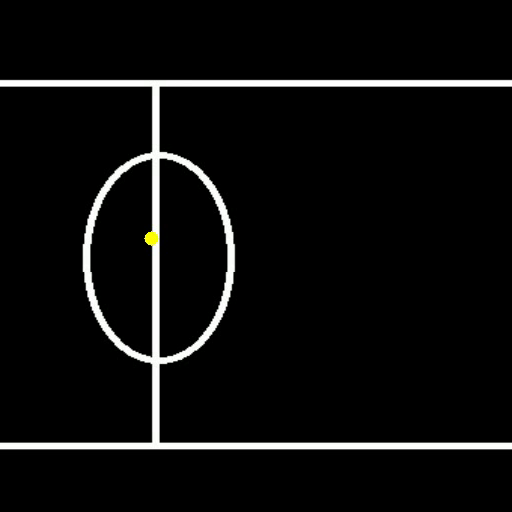
#> input picture frame 50 of res.avi, 512 x 512 px, given in place of v4.wmv, which was not available
$ python feuture.py
#> lines starting #> are read from the running program, lines starting #| are printed output that depends on the picture; pictures that were not available may be replaced by others from this repository, and a replacement may not be noted
#> in process_img, c is the input picture: shape (512, 512, 3); mean B, G, R 12.8, 13, 12.9
### detect2.py
import cv2
import numpy as np


class detection:
    #detect first frame and his feautures
    def __init__(self,im1,):
        self.im1=im1
        self.detector = cv2.xfeatures2d.SIFT_create()
        self.matcher = cv2.FlannBasedMatcher(
                dict(algorithm=0,tress=5),dict())

        self.kp1, self.des1 = self.detector.detectAndCompute(
                self.im1,None)
#> self.kp1 = 143 keypoints; strongest (x, y, size): (153, 238, 11.1), (156, 85, 8.8), (156, 155, 11.2), (156, 360, 11.2)
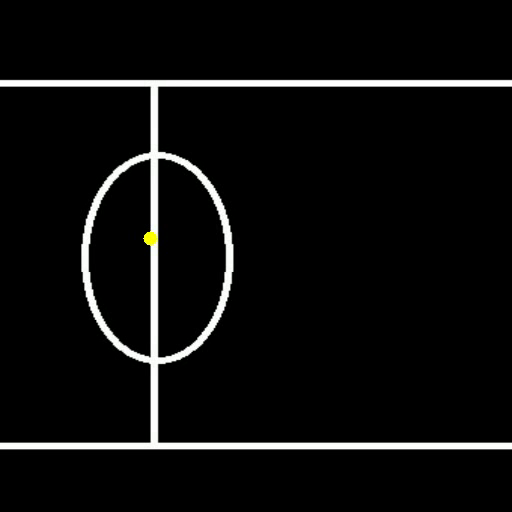
#> input picture frame 51 of res.avi, 512 x 512 px, given in place of v4.wmv, which was not available
#> further down, sec is the input picture: shape (512, 512, 3); mean B, G, R 12.8, 13, 13

        self.point=np.float32([[175,242]])


    #detect , match points, extract best points( points has low variation
    # becuase we programe in video with frames) , compute the matrix,
    #and change the point coordinates and last step
    #to switch between first and second frame
    def dnd(self,im2):
        kp2, des2 = self.detector.detectAndCompute(im2,None)
#> kp2 = 152 keypoints; strongest (x, y, size): (151, 238, 10.8), (154, 85, 8.9), (154, 444, 9.1), (154, 155, 11.3)

        matches = self.matcher.knnMatch(self.des1,des2,k=2)
#> matches = 143 matches

        good = []
        for m,n in matches:
            if m.distance < 0.6*n.distance:
                good.append([m])
#> this loop made 143 passes
#> after the loop, good = 40 matches

        img3 = cv2.drawMatchesKnn(self.im1,self.kp1,im2,kp2
                                  ,good,None,flags=cv2.DrawMatchesFlags_NOT_DRAW_SINGLE_POINTS)
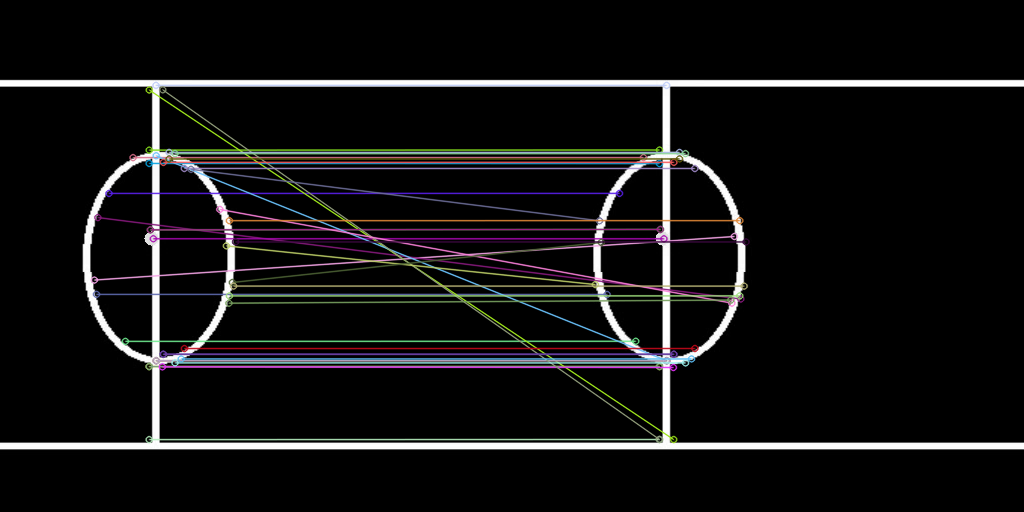
#> img3: shape (512, 1024, 3); mean of channels 0, 1, 2 19, 18.5, 19.2; drawn as B, G, R

        points = np.zeros((len(good), 4), dtype=np.float32)
#> points = 40 rows, first 6: [0, 0, 0, 0], [0, 0, 0, 0], [0, 0, 0, 0], [0, 0, 0, 0], [0, 0, 0, 0], [0, 0, 0, 0]

        for i, m in enumerate(good):

            points[i, :2] = self.kp1[m[0].queryIdx].pt    #gives index of the descriptor in the list of query descriptors
            points[i, 2:] = kp2[m[0].trainIdx].pt    #gives index of the descriptor in the list of train descriptors
#> this loop made 40 passes
#> after the loop, points = 40 rows, first 6: [93.85, 279.6, 221.9, 236], [96.01, 293.9, 94.62, 294], [97.35, 217.1, 228.3, 298.5], [108.5, 192.9, 107, 192.9], [124.9, 340.9, 123.3, 340.8], [132.5, 157.1, 131, 157.1]


        l1=points[:,:2].astype(np.float32)
#> l1 = 40 pairs, first value 93.85 to 235, second value 84.87 to 439.1
        l2=points[:,2:].astype(np.float32)
#> l2 = 40 pairs, first value 82.9 to 233.6, second value 84.88 to 439
        h,mask=cv2.findHomography(l1, l2, cv2.RANSAC,5.0)
#> h = [[0.997, -0.00057, -1.33], [-0.000936, 0.997, 0.311], [-5.96e-06, -4.58e-06, 1]]; mask = 40 values, max 1 at index 1, min 0 at index 0, mean 0.75

        self.mapp(h)


        self.des1=des2
        self.kp1=kp2
        self.im1=im2
        return img3

    @staticmethod
    def process_img(img):
        c=img.copy()
        c=cv2.resize(c,(512,512))
        c=cv2.cvtColor(c,cv2.COLOR_BGR2GRAY)

        return c

    def mapp(self,h):
        #sometimes it fails to detect the matrix
        if type(h)==type(None):
            return
        ds=cv2.perspectiveTransform(self.point[None,:,:],h)
#> ds = [[173.4, 241.9]]

        x=ds[0][0][0]
#> x = 173.4
        y=ds[0][0][1]
#> y = 241.9


        self.point[0,1]=y
        self.point[0,0]=x


### feuture.py
import cv2
import numpy as np
from detect2 import detection

cap =cv2.VideoCapture('v4.wmv')


out = cv2.VideoWriter('res.avi',cv2.VideoWriter_fourcc("X", "V", "I", "D"),20, (512,512))

first= detection.process_img(cap.read()[1])
pro=detection(first)


while True:
    ret,sec = cap.read()


    if ret==False:
        break

    sec=detection.process_img(sec)

    copy=sec.copy()
    copy=cv2.cvtColor(copy,cv2.COLOR_GRAY2BGR)

    img3=pro.dnd(sec)
#> in dnd, `self.kp1=kp2`: self.kp1 has the same summary as kp2


    cv2.circle(copy,(pro.point[0,0],pro.point[0,1]),7,(0,255,255),-1)
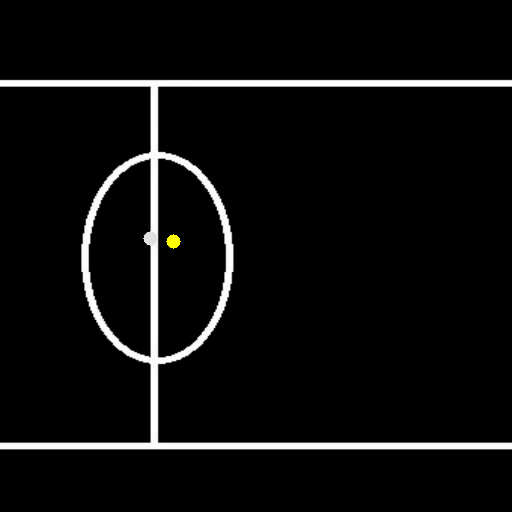
#> copy: shape (512, 512, 3); mean B, G, R 13, 13.1, 13.1
    cv2.imshow('sss',copy)
    cv2.imshow('sss2',img3)
    out.write(copy)
    if cv2.waitKey(1) & 0xFF == ord('q'):
#> (key q is pressed here)
        break

cap.release()
out.release()
cv2.destroyAllWindows()

$ run again, starting later in the video
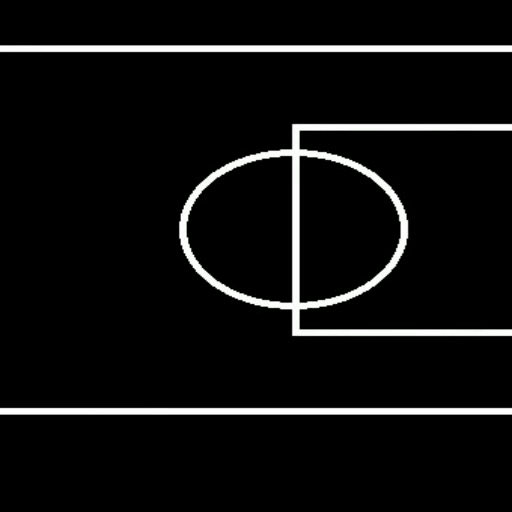
#> input picture frame 225 of res.avi, 512 x 512 px, given in place of v4.wmv, which was not available
#> in process_img, c is the input picture: shape (512, 512, 3); mean B, G, R 14.6, 14.7, 14.7
#> c: shape (512, 512)
#> in __init__, `self.kp1, self.des1 = self.detector.detectAndCompute( self.im1,None)`: self.kp1 = 176 keypoints; strongest (x, y, size): (297, 331, 7.7), (283, 152, 5.5), (296, 306, 11.2), (296, 152, 11)
#> kp2 = 171 keypoints; strongest (x, y, size): (297, 331, 7.7), (283, 152, 5.5), (296, 306, 11.2), (296, 152, 11)
#> matches = 176 matches
#> after the loop in dnd, `for m,n in matches:`: good = 167 matches
#> in dnd, `img3 = cv2.drawMatchesKnn(self.im1,self.kp1,im2,kp2 ,good,None,flags=c..`:
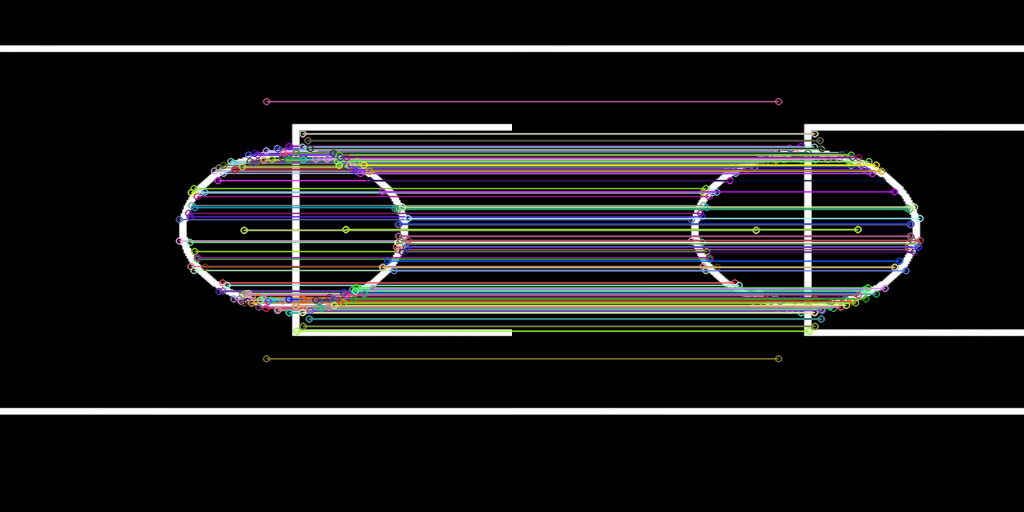
#> img3: shape (512, 1024, 3); mean of channels 0, 1, 2 27.8, 27.6, 28; drawn as B, G, R
#> in dnd, `points = np.zeros((len(good), 4), dtype=np.float32)`: points = 167 rows, first 6: [0, 0, 0, 0], [0, 0, 0, 0], [0, 0, 0, 0], [0, 0, 0, 0], [0, 0, 0, 0], [0, 0, 0, 0]
#> after the loop in dnd, `for i, m in enumerate(good):`: points = 167 rows, first 6: [178.9, 240.5, 178.9, 240.5], [178.9, 219.1, 178.9, 219.1], [188.2, 212.9, 188.2, 212.9], [189.6, 216.3, 189.6, 216.3], [189.6, 241.8, 189.6, 241.8], [190.5, 266, 190.5, 266]
#> l1 = 167 pairs, first value 178.9 to 407.6, second value 101.1 to 358.3
#> l2 has the same summary as l1
#> h = [[1, 0.000148, -0.0145], [-2.46e-05, 1, -0.0153], [-2.36e-07, 4.23e-07, 1]]; mask = 167 values from 1 to 1
#> ds = [[175, 242]]
#> x = 175
#> y = 242
#> in dnd, `self.kp1=kp2`: self.kp1 has the same summary as kp2
#> `cv2.circle(copy,(pro.point[0,0],pro.point[0,1]),7,(0,255,255),-1)`:
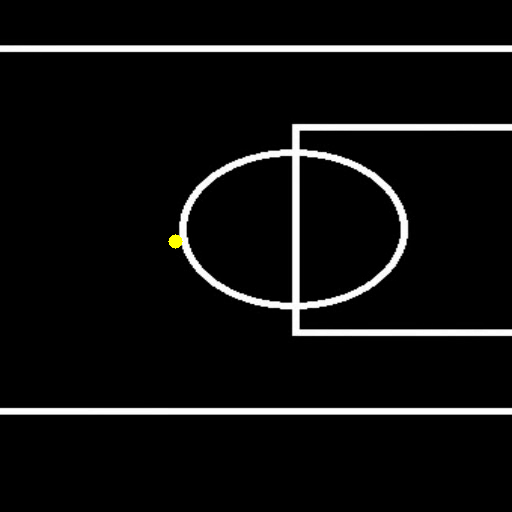
#> copy: shape (512, 512, 3); mean B, G, R 14.7, 14.8, 14.8

$ run again, starting later in the video
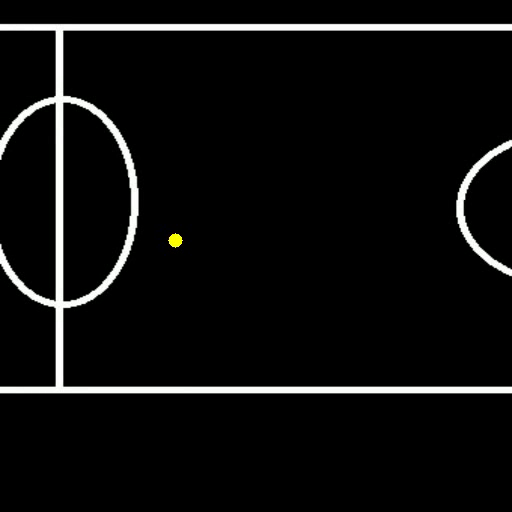
#> input picture frame 401 of res.avi, 512 x 512 px, given in place of v4.wmv, which was not available
#> in process_img, c is the input picture: shape (512, 512, 3); mean B, G, R 13.3, 13.6, 13.5
#> c: shape (512, 512)
#> in __init__, `self.kp1, self.des1 = self.detector.detectAndCompute( self.im1,None)`: self.kp1 = 200 keypoints; strongest (x, y, size): (175, 240, 8.9), (59, 29, 9.2), (59, 304, 11.3), (59, 99, 11.3)
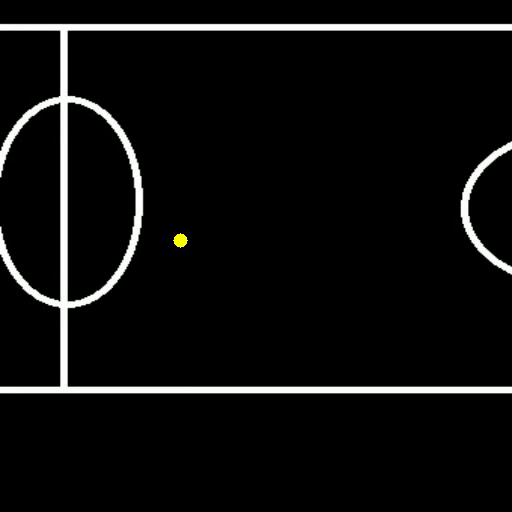
#> input picture frame 402 of res.avi, 512 x 512 px, given in place of v4.wmv, which was not available
#> sec is the input picture: shape (512, 512, 3); mean B, G, R 13.4, 13.6, 13.6
#> kp2 = 206 keypoints; strongest (x, y, size): (180, 240, 8.8), (64, 29, 8.9), (64, 99, 11.1), (64, 304, 11.1)
#> matches = 200 matches
#> after the loop in dnd, `for m,n in matches:`: good = 58 matches
#> in dnd, `points = np.zeros((len(good), 4), dtype=np.float32)`: points = 58 rows, first 6: [0, 0, 0, 0], [0, 0, 0, 0], [0, 0, 0, 0], [0, 0, 0, 0], [0, 0, 0, 0], [0, 0, 0, 0]
#> the loop in dnd, `for i, m in enumerate(good): ` made 58 passes
#> after the loop in dnd, `for i, m in enumerate(good):`: points = 58 rows, first 6: [3.04, 150.4, 4.31, 245.6], [28.3, 284.7, 33.08, 285], [36.04, 302.4, 40.59, 302.5], [37.02, 112, 41.44, 112], [43.52, 298.5, 48.01, 298.4], [46.43, 297, 50.86, 297.1]
#> l1 = 58 pairs, first value 3.04 to 494.8, second value 29.15 to 383.1
#> l2 = 58 pairs, first value 4.31 to 499.4, second value 28.86 to 383.5
#> h = [[1, 0.000741, 4.47], [-0.00087, 1, -0.263], [-2.99e-06, 7.83e-06, 1]]; mask = 58 values, max 1 at index 1, min 0 at index 0, mean 0.845
#> ds = [[179.5, 242]]
#> x = 179.5
#> y = 242
#> in dnd, `self.kp1=kp2`: self.kp1 has the same summary as kp2
#> `cv2.circle(copy,(pro.point[0,0],pro.point[0,1]),7,(0,255,255),-1)`:
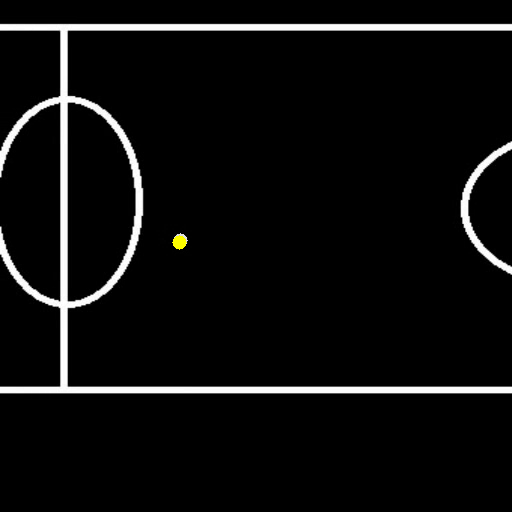
#> copy: shape (512, 512, 3); mean B, G, R 13.5, 13.6, 13.6
